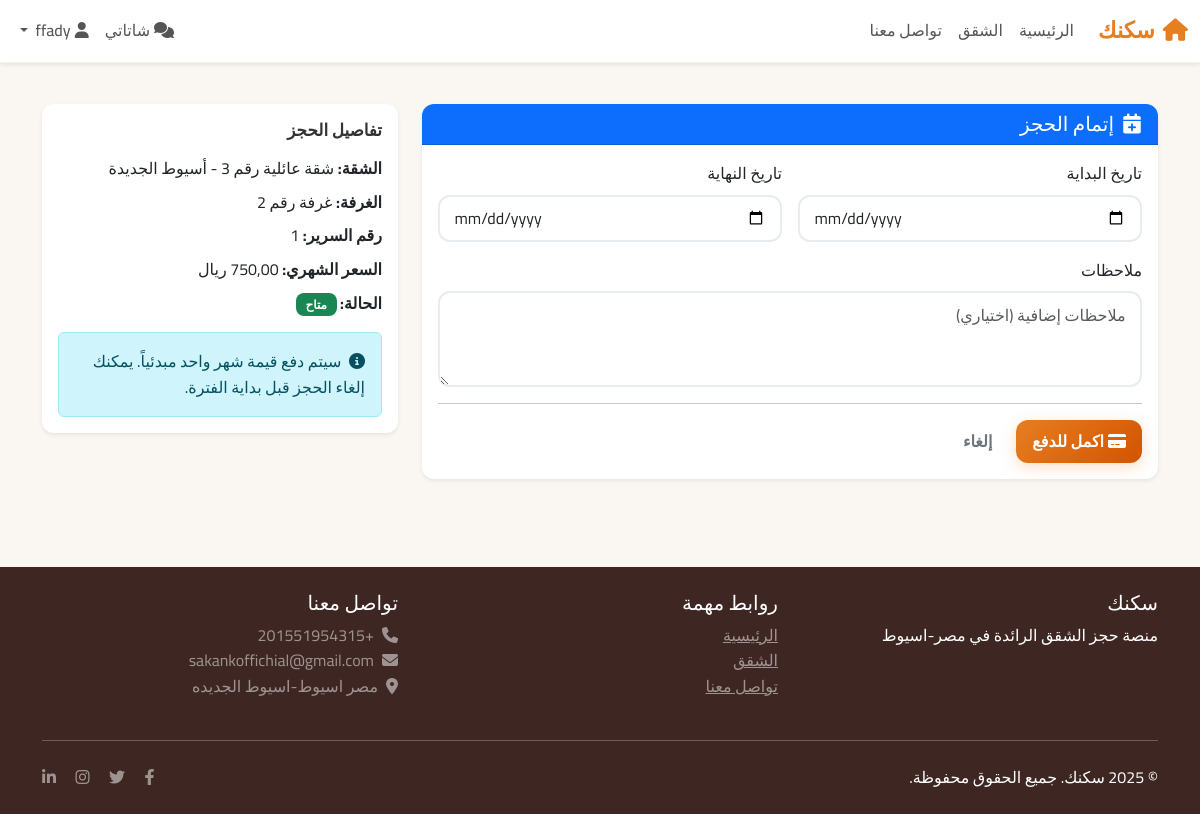
The app's page /bookings/book/28/ (signed in) with its own data.
### listings/models.py (models this page shows, shortened)
class Apartment(models.Model):
    name = models.CharField(
        max_length=200,
        verbose_name='اسم الشقة'
    )
    location = models.ForeignKey(
        Location,
        on_delete=models.CASCADE,
        related_name='apartments',
        verbose_name='الموقع'
    )
    description = models.TextField(
        verbose_name='الوصف'
    )
    owner = models.ForeignKey(
        User,
        on_delete=models.CASCADE,
        related_name='apartments',
        verbose_name='المالك'
    )
    main_image = models.ImageField(
        upload_to='apartments/main/',
        verbose_name='الصورة الرئيسية'
    )
    is_active = models.BooleanField(
        default=True,
        verbose_name='نشط'
    )
    created_at = models.DateTimeField(
        auto_now_add=True,
        verbose_name='تاريخ الإنشاء'
    )
    updated_at = models.DateTimeField(
        auto_now=True,
        verbose_name='تاريخ التحديث'
    )
    class Meta:
        verbose_name = 'شقة'
        verbose_name_plural = 'الشقق'
        ordering = ['-created_at']

class Room(models.Model):
    apartment = models.ForeignKey(
        Apartment,
        on_delete=models.CASCADE,
        related_name='rooms',
        verbose_name='الشقة'
    )
    name = models.CharField(
        max_length=100,
        verbose_name='اسم/رقم الغرفة'
    )
    bed_count = models.PositiveIntegerField(
        verbose_name='عدد الأسرة'
    )
    room_image = models.ImageField(
        upload_to='rooms/',
        blank=True,
        verbose_name='صورة الغرفة'
    )
    description = models.TextField(
        blank=True,
        verbose_name='وصف الغرفة'
    )
    class Meta:
        verbose_name = 'غرفة'
        verbose_name_plural = 'الغرف'
        unique_together = ['apartment', 'name']

class Bed(models.Model):
    STATUS_CHOICES = [
        ('available', 'متاح'),
        ('booked', 'محجوز'),
        ('maintenance', 'صيانة'),
    ]
    room = models.ForeignKey(
        Room,
        on_delete=models.CASCADE,
        related_name='beds',
        verbose_name='الغرفة'
    )
    bed_number = models.CharField(
        max_length=10,
        verbose_name='رقم السرير'
    )
    monthly_price = models.DecimalField(
        max_digits=10,
        decimal_places=2,
        verbose_name='السعر الشهري'
    )
    status = models.CharField(
        max_length=15,
        choices=STATUS_CHOICES,
        default='available',
        verbose_name='الحالة'
    )
    class Meta:
        verbose_name = 'سرير'
        verbose_name_plural = 'الأسرة'
        unique_together = ['room', 'bed_number']
    @property
    def is_available(self):
        return self.status == 'available'

### bookings/views.py (the view, shortened to what this page needs)
# urls.py: path('book/<int:bed_id>/', views.BookBedView.as_view(), name='book_bed'),
class BookBedView(LoginRequiredMixin, FormView):
    template_name = 'bookings/book_bed.html'
    form_class = BookingForm
    def dispatch(self, request, *args, **kwargs):
        self.bed = get_object_or_404(Bed, id=kwargs['bed_id'])
        if not self.bed.is_available:
            messages.error(request, 'هذا السرير غير متاح للحجز.')
            return redirect('listings:apartment_detail', pk=self.bed.room.apartment.id)
        return super().dispatch(request, *args, **kwargs)
    def get_context_data(self, **kwargs):
        context = super().get_context_data(**kwargs)
        context['bed'] = self.bed
        context['apartment'] = self.bed.room.apartment
        context['room'] = self.bed.room
        return context

### bookings/forms.py (shortened to what this page needs)
class BookingForm(forms.ModelForm):
    class Meta:
        model = Booking
        fields = ['start_date', 'end_date', 'notes']
        widgets = {
            'start_date': forms.DateInput(attrs={
                'class': 'form-control',
                'type': 'date',
                'min': date.today().isoformat()
            }),
            'end_date': forms.DateInput(attrs={
                'class': 'form-control',
                'type': 'date',
                'min': (date.today() + timedelta(days=30)).isoformat()
            }),
            'notes': forms.Textarea(attrs={
                'class': 'form-control',
                'placeholder': 'ملاحظات إضافية (اختياري)',
                'rows': 3
            }),
        }
        labels = {
            'start_date': 'تاريخ البداية',
            'end_date': 'تاريخ النهاية',
            'notes': 'ملاحظات',
        }

### templates/bookings/book_bed.html (shortened to what this page needs)
{% extends 'base.html' %}
{% load static %}
{% block content %}
<div class="container my-4">
  <div class="row">
    <div class="col-lg-8">
      <div class="card shadow-sm mb-3">
        <div class="card-header bg-primary text-white">
          <h5 class="mb-0"><i class="fas fa-calendar-plus me-2"></i>إتمام الحجز</h5>
        </div>
        <div class="card-body">
          <form method="post">
            <div class="row g-3">
              <div class="col-md-6">
                <label class="form-label">{{ form.start_date.label }}</label>
                {{ form.start_date }}
              </div>
              <div class="col-md-6">
                <label class="form-label">{{ form.end_date.label }}</label>
                {{ form.end_date }}
              </div>
              <div class="col-12">
                <label class="form-label">{{ form.notes.label }}</label>
                {{ form.notes }}
              </div>
            </div>
            <hr>
            <div class="d-flex gap-2">
              <button type="submit" class="btn btn-primary">
                <i class="fas fa-credit-card me-1"></i>اكمل للدفع
              </button>
              <a href="{% url 'listings:apartment_detail' apartment.id %}" class="btn btn-outline-secondary">إلغاء</a>
            </div>
          </form>
        </div>
      </div>
    </div>
    <div class="col-lg-4">
      <div class="card shadow-sm">
        <div class="card-body">
          <h5 class="card-title mb-3">تفاصيل الحجز</h5>
          <ul class="list-unstyled mb-3">
            <li class="mb-2"><strong>الشقة:</strong> {{ apartment.name }}</li>
            <li class="mb-2"><strong>الغرفة:</strong> {{ room.name }}</li>
            <li class="mb-2"><strong>رقم السرير:</strong> {{ bed.bed_number }}</li>
            <li class="mb-2"><strong>السعر الشهري:</strong> {{ bed.monthly_price }} ريال</li>
            <li class="mb-2">
              <strong>الحالة:</strong>
              {% if bed.is_available %}<span class="badge bg-success">متاح</span>{% else %}<span class="badge bg-danger">غير متاح</span>{% endif %}
            </li>
          </ul>
          <div class="alert alert-info mb-0">
            <i class="fas fa-info-circle me-1"></i>
            سيتم دفع قيمة شهر واحد مبدئياً. يمكنك إلغاء الحجز قبل بداية الفترة.
          </div>
        </div>
      </div>
    </div>
  </div>
</div>
{% endblock %}

### templates/base.html (style rules this page uses)
:root { --primary-color: #e67e22; --primary-dark: #d35400; --secondary-color: #6c757d; --success-color: #27ae60; --warning-color: #f39c12; --danger-color: #e74c3c; --light-bg: #f8f9fa; --white: #ffffff; --shadow-light: 0 2px 15px rgba(0,0,0,0.08); --shadow-medium: 0 4px 25px rgba(0,0,0,0.12); --border-radius: 12px; }
* { transition: all 0.3s ease; }
body { font-family: 'Cairo', sans-serif; background: #faf7f3; color: #333; line-height: 1.6; }
.container, .container-fluid { padding-left: 12px; padding-right: 12px; }
.btn { border-radius: var(--border-radius); font-weight: 700; padding: 0.6rem 1rem; border: none; }
.btn-primary { background: linear-gradient(135deg, var(--primary-color), var(--primary-dark)); box-shadow: 0 4px 15px rgba(230,126,34,0.25); }
.card { border: none; border-radius: var(--border-radius); box-shadow: var(--shadow-light); background: var(--white); overflow: hidden; }
.card-title { color: #333; font-weight: 700; font-size: 1.05rem; }
.badge { border-radius: 8px; font-weight: 700; padding: 0.35rem 0.6rem; }
.form-control, .form-select { border-radius: var(--border-radius); border: 2px solid #e9ecef; padding: 0.6rem 0.9rem; }

### records on screen
Apartment: name "شقة عائلية رقم 3 - أسيوط الجديدة"
Room: name "غرفة رقم 2"
Bed: bed_number "1"
